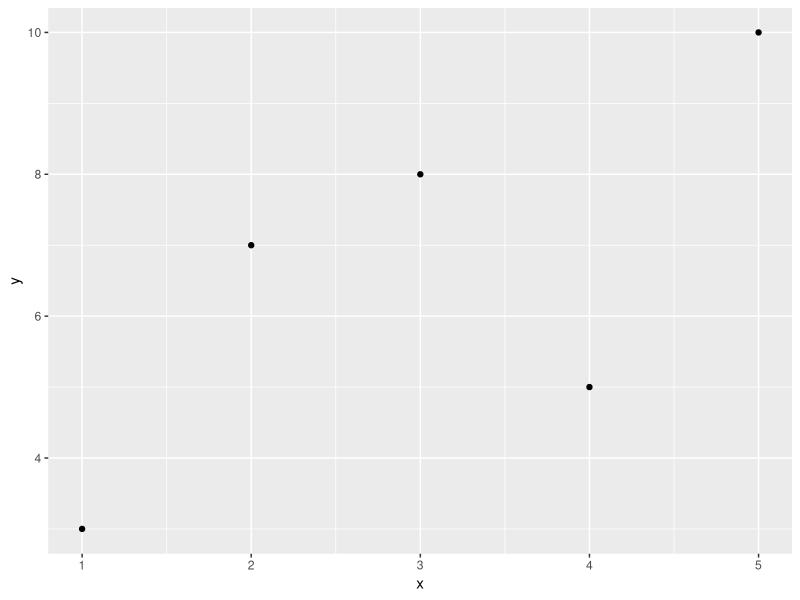
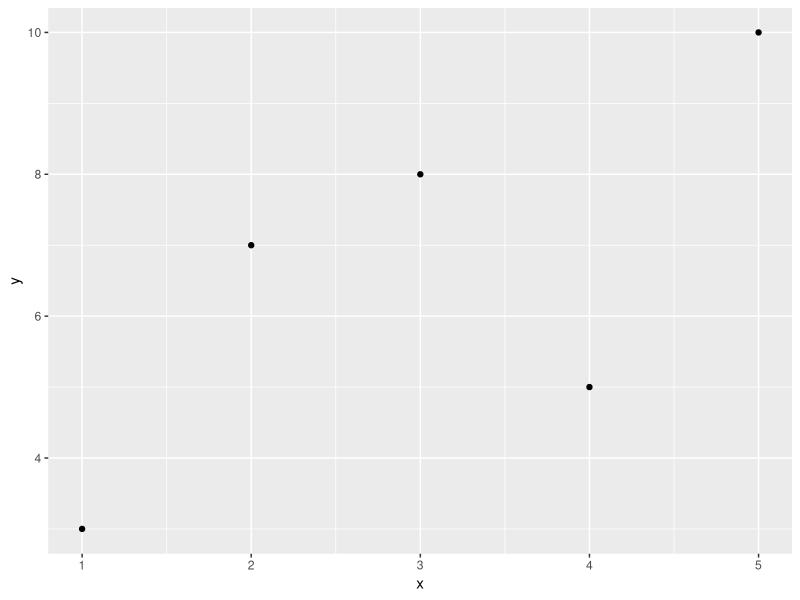

These figures' R source, in order:
#Save your plot as a JPEG file using R.

library(ggplot2)
x <- c(1, 2, 3, 4, 5)
y <- c(3, 7, 8, 5, 10)
p <- qplot(x, y)
print(p)
ggsave("scatterplot.jpg", plot = p, width = 6, height = 4)
